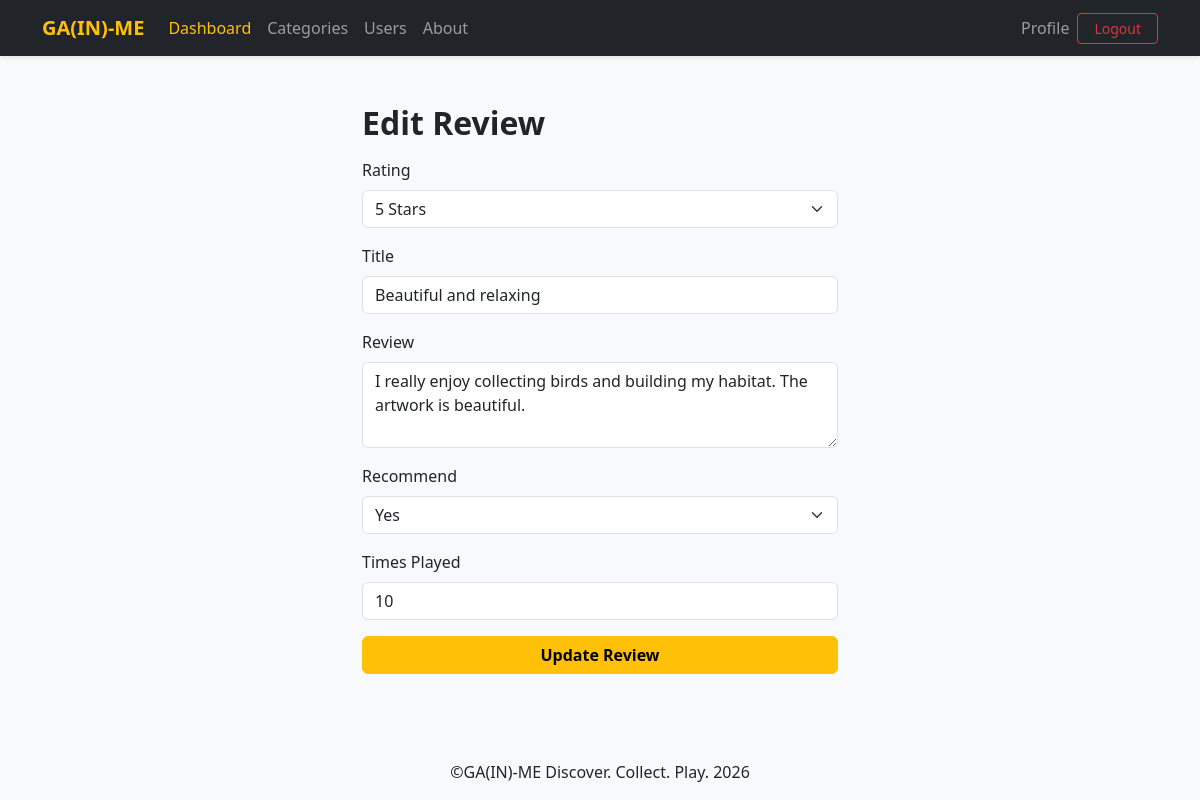
Page /reviews/edit.php?id=3 (signed in) on the earlier database version.
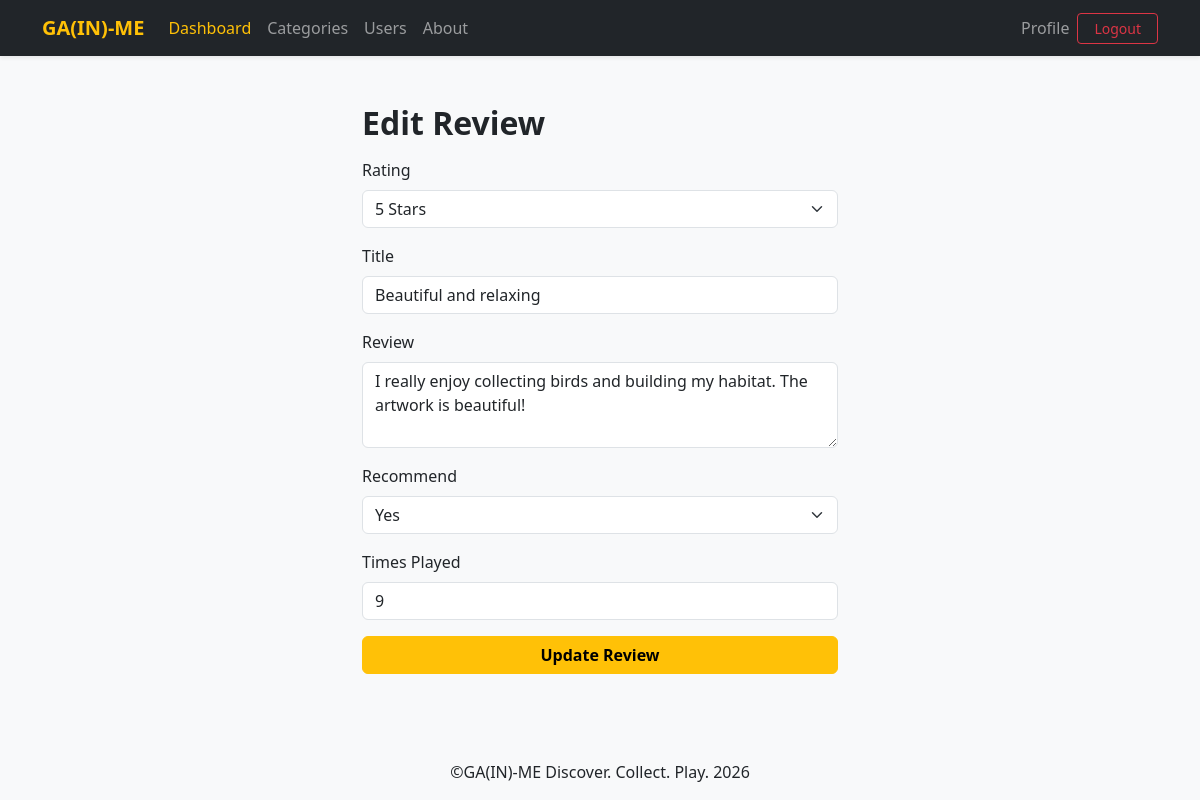
Same page on the later database version.
### tables this page shows
CREATE TABLE `reviews` (
  `id` int(11) NOT NULL,
  `user_id` int(11) NOT NULL,
  `game_id` int(11) NOT NULL,
  `rating` tinyint(1) NOT NULL,
  `title` varchar(255) NOT NULL,
  `body` text NOT NULL,
  `recommend` tinyint(1) NOT NULL DEFAULT '0',
  `play_count` int(11) NOT NULL DEFAULT '0',
  `created_at` datetime NOT NULL DEFAULT CURRENT_TIMESTAMP,
  `updated_at` datetime NOT NULL DEFAULT CURRENT_TIMESTAMP ON UPDATE CURRENT_TIMESTAMP
);

### reviews/edit.php (the view, shortened to what this page needs)
<?php
$reviewId = (int)($_REQUEST["id"] ?? 0);
$conn = create_connection();
$stmt = $conn->prepare("SELECT * FROM reviews WHERE id = ?");
$stmt->bind_param("i", $reviewId);
$stmt->execute();
$review = $stmt->get_result()->fetch_assoc();
require_once("../components/header.php");
?>
<div class="container my-4" style="max-width: 500px;">
    <h2 class="mb-3 fw-bold">Edit Review</h2>
    <form method="post">
        <div class="mb-3">
            <label class="form-label">Rating</label>
            <select name="rating" class="form-select">
                <?php for ($i = 5; $i >= 1; $i--): ?>
                    <option value="<?= $i ?>" <?= $review["rating"] == $i ? "selected" : "" ?>><?= $i ?> Stars</option>
                <?php endfor; ?>
            </select>
        </div>
        <div class="mb-3">
            <label class="form-label">Title</label>
            <input type="text" name="title" class="form-control" value="<?= htmlspecialchars($review["title"]) ?>" required>
        </div>
        <div class="mb-3">
            <label class="form-label">Review</label>
            <textarea name="body" class="form-control" rows="3" required><?= htmlspecialchars($review["body"]) ?></textarea>
        </div>
        <div class="mb-3">
            <label class="form-label">Recommend</label>
            <select name="recommend" class="form-select">
                <option value="1" <?= $review["recommend"] ? "selected" : "" ?>>Yes</option>
            </select>
        </div>
        <div class="mb-3">
            <label class="form-label">Times Played</label>
            <input type="number" name="play_count" class="form-control" min="0" value="<?= $review["play_count"] ?>">
        </div>
        <button type="submit" class="btn btn-warning w-100 fw-bold">Update Review</button>
    </form>
</div>
<?php require_once("../components/footer.php"); ?>

Differences in the rows shown:
changed reviews "5 Stars": body "I really enjoy collecting birds and building my habitat. The artwork is beautiful." → "I really enjoy collecting birds and building my habitat. The artwork is beautiful!"; play_count "10" → "9"
